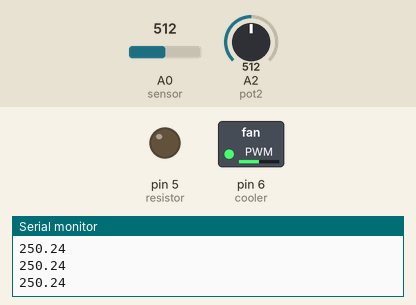
Simulated run of this sketch. Board: Arduino Uno, built with avr-gcc and run on an emulated ATmega328P. Shown: switched loads named in the sketch (green lamp = pin HIGH), output pins drawn as LEDs (lit = HIGH), the last lines printed to the serial monitor. The test bench sets the inputs (shaded band); at power-on: A0 (sensor) = 512, A2 (pot2) = 512.

Above: at 1.2 s.
1.3 s: A0 (sensor) set to 30
At 2.5 s:
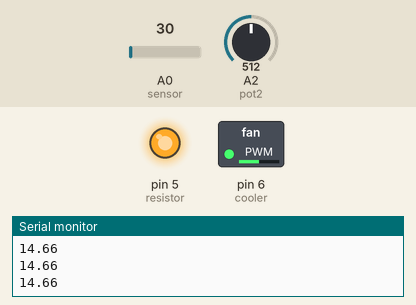
2.8 s: A2 (pot2) set to 716
At 3.2 s:
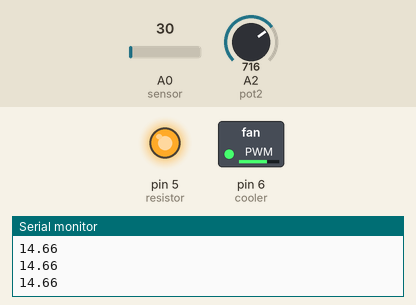
4.3 s: A0 (sensor) set to 68
5.8 s: A0 (sensor) set to 72
At 7.0 s:
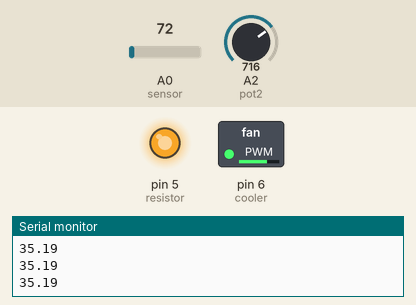
7.3 s: A2 (pot2) set to 900
At 8.5 s:
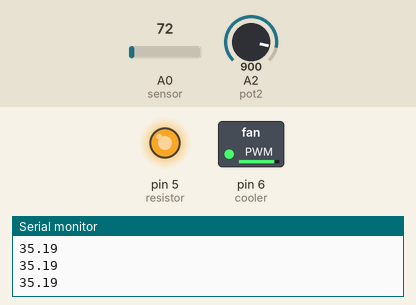
8.8 s: A2 (pot2) set to 511
At 9.7 s:
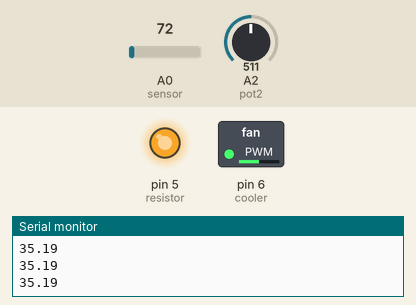
Timing chart, 0 to 11.3 s (numbered marks = the images above; inputs shaded):
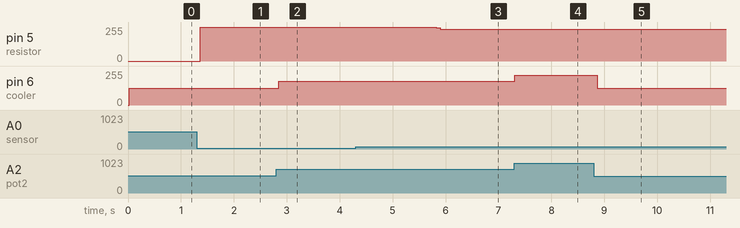

The sketch:

controlador_proporcional_temperatura.ino
```cpp
//Define os pinos utilizados
#define resistor 5 //Pino do resistor
#define cooler 6 //Pino do cooler
#define sensor 0 //Pino do sensor de temperatura
#define pot1 1 //Pino do primeiro potenciômetro
#define pot2 2 //Pino do segundo potenciômetro

//Variáveis
float erro, kp, setpoint; //Variáveis para o cálculo do erro e da ação de controle
float p; //Variável para a potência a ser aplicada no resistor

void setup() {
  //Inicializa a comunicação serial
  Serial.begin(2000000);

  //Define os pinos como saídas
  pinMode(resistor, OUTPUT);
  pinMode(cooler, OUTPUT);

  //Inicializa a saída dos pinos com 0
  analogWrite(resistor, 0);
  analogWrite(cooler, 0);

  //Define o ganho proporcional (kp) e o setpoint (valor alvo)
  kp = 50;
  setpoint = 40;
}

void loop() {
  float temperatura = 0; //Variável para armazenar a temperatura medida

  temperatura = medir_temperatura(); //Chama a função para medir a temperatura

  erro = setpoint - temperatura; //Calcula o erro entre o setpoint e a temperatura medida

  p = kp * erro; //Calcula a ação de controle

  //Limita o valor máximo e mínimo do sinal de controle
  if (p >= 255) {
    p = 255;
  }
  if (p <= 0) {
    p = 0;
  }

  //Aplica a potência no resistor
  analogWrite(resistor, (int)p);

  //Controla o cooler a partir do potenciômetro
  analogWrite(cooler, map(analogRead(pot2), 0, 1023, 0, 255));

  //Imprime a temperatura medida na comunicação serial
  Serial.println(temperatura);
  delay(50); //Espera 50 milissegundos antes de repetir o loop
}

//Função para medir a temperatura
float medir_temperatura() {
  float temperatura = 0; //Variável para armazenar a temperatura medida

  //Faz 200 leituras de temperatura e armazena na variável temperatura
  for (int x = 0; x < 200; x++) {
    temperatura = temperatura + analogRead(sensor);
  }

  //Calcula a média das 200 leituras de temperatura
  temperatura = temperatura / 200.0;

  //Converte a leitura do sensor para temperatura
  temperatura = temperatura * 0.48875;

  return temperatura; //Retorna a temperatur
}
```

Measured:
- after the input at 1.3 s, pin 5 (resistor): 0/255 → 255/255 after 0.06 s
- after the input at 2.8 s, pin 6 (cooler): 127/255 → 178/255 after 0.05 s
- after the input at 5.8 s, pin 5 (resistor): 255/255 → 249/255 at once, → 240/255 0.07 s later
- after the input at 7.3 s, pin 6 (cooler): 178/255 → 224/255 at once
- after the input at 8.8 s, pin 6 (cooler): 224/255 → 127/255 after 0.07 s
